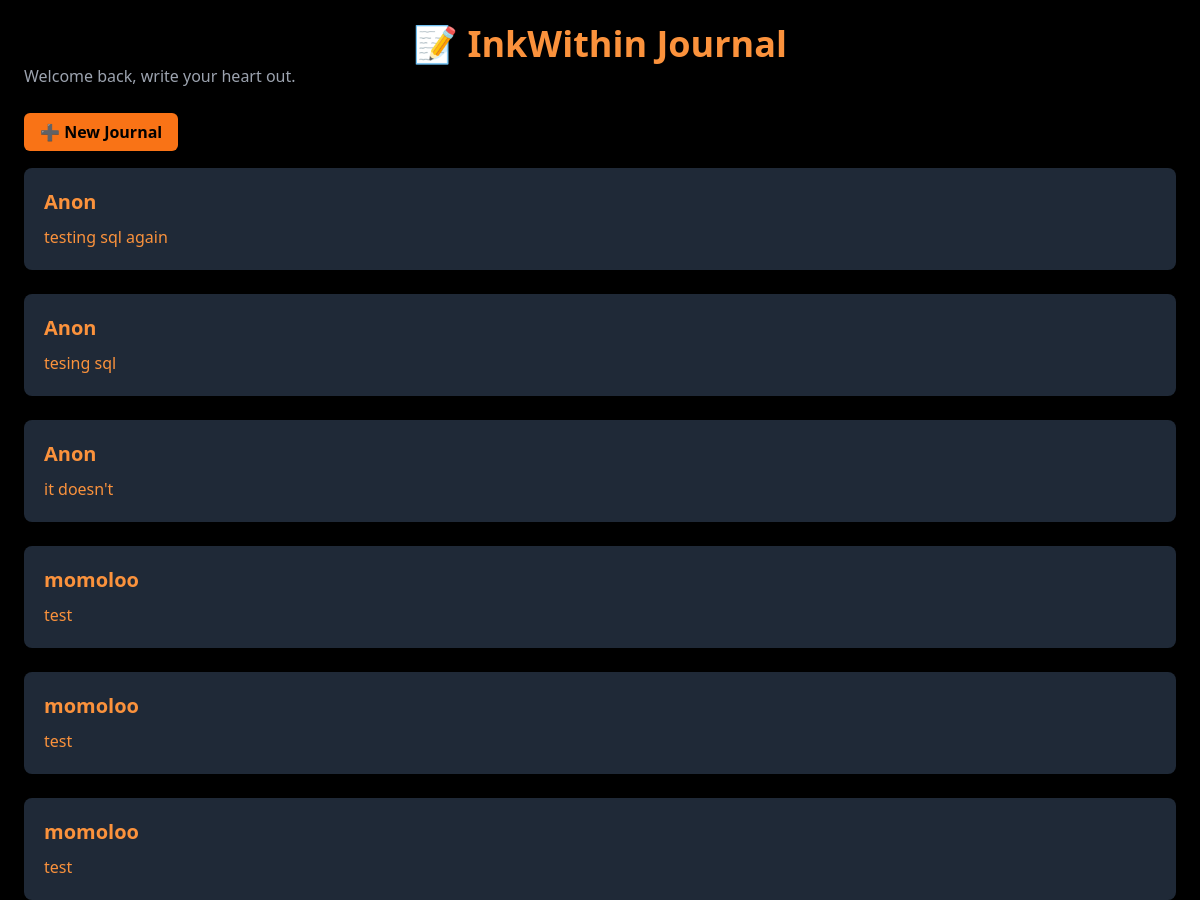
The app's page /dashboard (upper part), older data.
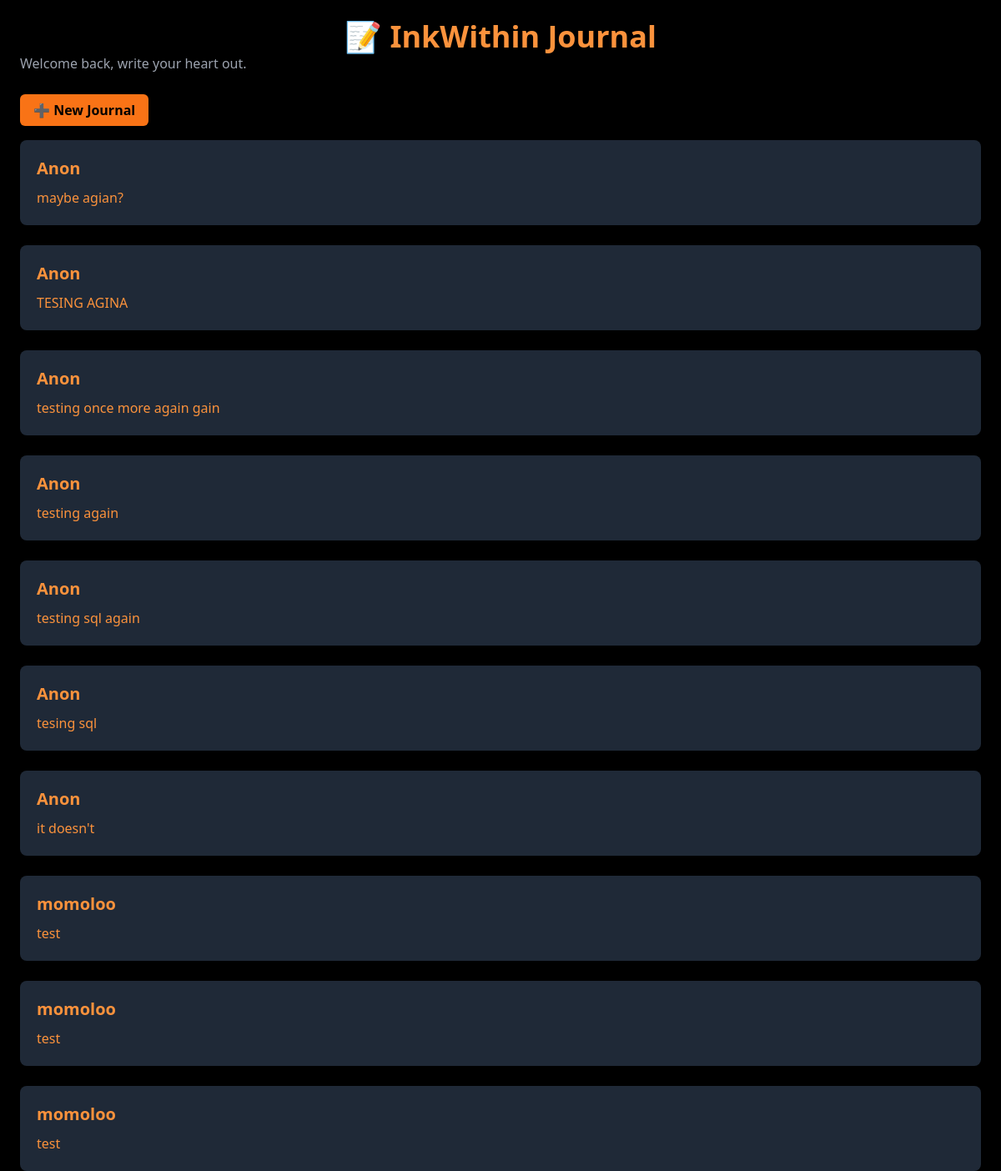
The same page, newer data.
### tables this page shows
CREATE TABLE journals (id INTEGER PRIMARY KEY AUTOINCREMENT, user TEXT, entry TEXT, date TEXT);

### backflask.py (the view)
@back.route('/dashboard')
def dashpage():
    entrielist = entriesdb.get_all_entries()
    return render_template('dashboard.html', entries = entrielist)

### entriesdb.py (called while the page is built)
def get_all_entries():
    cursor.execute("SELECT user, entry, date FROM journals ORDER BY id DESC")
    return [{"user": row[0], "entry": row[1], "timestamp": row[2]} for row in cursor.fetchall()]

### templates/dashboard.html (shortened to what this page needs)
<!DOCTYPE html>
<html lang="en">
<head>
    <script src="https://cdn.tailwindcss.com"></script>
</head>
<body class = "bg-black text-orange-400 min-h-screen p-6 font-sans">
    <header class="mb-8">
        <h1 class="text-4xl font-bold">📝 InkWithin Journal</h1>
        <p class="text-gray-400 ">Welcome back, write your heart out.</p>
    </header>
    <div class="mb-6">
        <a href="/new" class="bg-orange-500 text-black px-4 py-2 rounded-md font-semibold hover:bg-orange-600 transition">
            ➕ New Journal
        </a>
    </div>
    <section class="space-y-6">
        {% for entry in entries %}
        <div class="bg-gray-800 p-5 rounded-lg shadow-md">
            <div class="text-xl font-semibold">{{ entry.user }}</div>
            <div class="text-base leading-relaxed">{{ entry.entry}}</div>
        </div>
        {% endfor %}
    </section>
</body>
</html>

Row changes from the older to the newer data that the page shows:
added journals: user "Anon", entry "maybe agian?"
added journals: user "Anon", entry "TESING AGINA"
added journals: user "Anon", entry "testing once more again gain"
added journals: user "Anon", entry "testing again"
